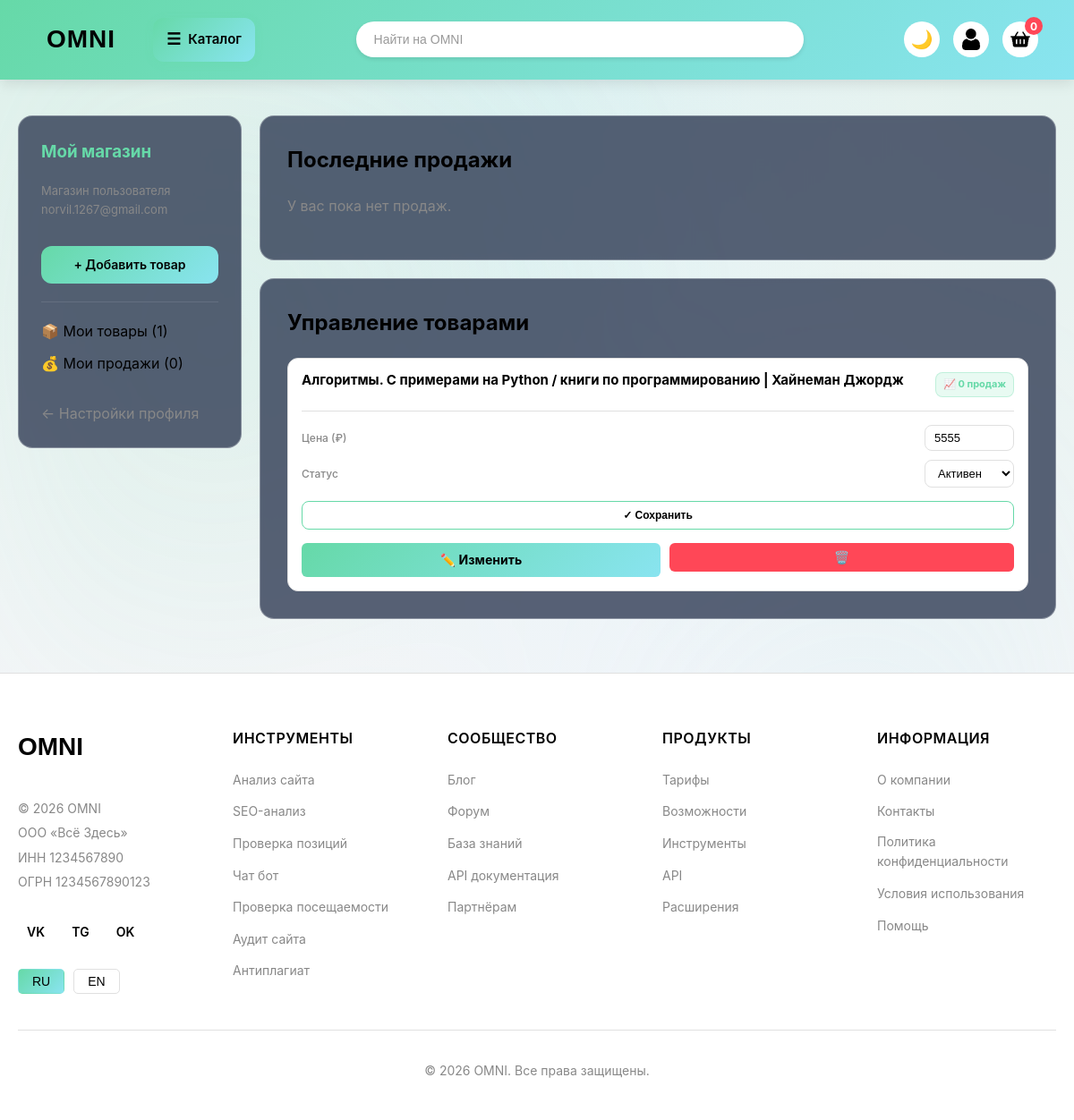
/dashboard/ (signed in), run on the app's committed database.
### main/models.py (models this page shows, shortened)
class Users(AbstractBaseUser, PermissionsMixin):
    ROLE_CHOICES = (
        ('buyer', 'Покупатель'),
        ('seller', 'Продавец'),
        ('admin', 'Админ'),
    )
    id = models.AutoField(primary_key=True, editable=False)
    email = models.EmailField("Email", unique=True)
    role = models.CharField("Роль", max_length=20, choices=ROLE_CHOICES, default='buyer')
    is_active = models.BooleanField("Активен", default=True)
    is_staff = models.BooleanField("Доступ в админку", default=False)
    phone_number = models.CharField("Телефон", max_length=20, null=True, blank=True)
    objects = CustomUserManagers()
    USERNAME_FIELD = 'email' # Логинимся по email
    REQUIRED_FIELDS = []     # Дополнительных обязательных полей при создании нет
    class Meta:
        verbose_name = "Пользователь"
        verbose_name_plural = "Пользователи"

class StoreProfiles(models.Model):
    user = models.OneToOneField(
        settings.AUTH_USER_MODEL,
        on_delete=models.CASCADE,
        primary_key=True,
        related_name='store_profile',
        verbose_name="Пользователь (Продавец)"
    )
    company_name = models.CharField("Название компании", max_length=255) # NN (Not Null)
    description = models.TextField("Описание", null=True, blank=True)
    logo = models.ImageField("Логотип", upload_to='store_logos/', null=True, blank=True)
    address = models.TextField("Юридический адрес", null=True, blank=True)
    is_verified = models.BooleanField("Верифицирован", default=False)
    created_at = models.DateTimeField("Дата создания", auto_now_add=True)
    class Meta:
        verbose_name = "Профиль магазина"
        verbose_name_plural = "Профили магазинов"

class Products(models.Model):
    STATUS_CHOICES = (
        ('draft', 'Черновик'),
        ('active', 'Активен'),
        ('archived', 'В архиве'),
    )
    status = models.CharField("Статус", max_length=20, help_text="Управляет видимостью товара на сайте. " \
    "Черновик(draft) - не показывается, Активен(active) - показывается, " \
    "В архиве(archived) - не показывается и не участвует в поиске.",
    choices=STATUS_CHOICES, default='draft')
    id = models.AutoField(primary_key=True)
    seller = models.ForeignKey(settings.AUTH_USER_MODEL, on_delete=models.CASCADE, verbose_name="Продавец", related_name="products", null=True)
    name = models.CharField("Название", max_length=200)
    category = models.ForeignKey(Categories,
        on_delete=models.CASCADE,
        verbose_name= "Категория",
        related_name="products")
    brand = models.ForeignKey(Brands,
        on_delete=models.CASCADE,
        verbose_name="Бренд")
    description = models.TextField("Описание", blank=True)
    created_at = models.DateTimeField("Дата создания", auto_now_add=True)
    updated_at = models.DateTimeField("Дата обновления",auto_now=True)
    slug = models.SlugField("Слаг", max_length=200, unique=True, null=True, blank=True, help_text="Заполняется автоматически!")
    views_count = models.PositiveIntegerField("Просмотры", default=0)
    sales_count = models.PositiveIntegerField("Продажи", default=0)
    class Meta:
        verbose_name = "Продукт"
        verbose_name_plural = "Продукты"

class Product_variants(models.Model):
    id = models.AutoField(primary_key=True)
    product = models.ForeignKey(
        Products,
        on_delete=models.CASCADE, verbose_name="Продукт"
    )
    price = models.DecimalField("Цена",
        max_digits=19, decimal_places=4, validators=[MinValueValidator(Decimal('0.00'))])
    version = models.IntegerField("Версия изменений",default=1)
    sku = models.CharField("Артикул", unique=True, blank=True, help_text="Уникальный идентификатор варианта товара. Заполняется автоматически при сохранении.")
    created_at = models.DateTimeField("Дата создания",
        auto_now_add=True)
    updated_at = models.DateTimeField("Дата обновления",
        auto_now=True)
    class Meta:
        verbose_name = "Вариант продукта"
        verbose_name_plural = "Варианты продуктов"

### main/views.py (the view)
# urls.py: path('dashboard/', views.seller_dashboard, name='seller_dashboard'),
@login_required
def seller_dashboard(request):
    if request.user.role != 'seller':
        return redirect('profile')
    my_products = Products.objects.filter(seller=request.user).order_by('-created_at')
    my_sales = OrderItems.objects.filter(seller=request.user).order_by('-order__created_at')
    context = {
        'products': my_products,
        'sales': my_sales,
    }
    return render(request, 'account/seller_dashboard.html', context)

### main/templates/account/seller_dashboard.html (shortened to what this page needs)
{% extends "base.html" %}
{% block content %}
<div class="container dashboard-container">
    <div class="glass-panel dashboard-sidebar">
        <h3>Мой магазин</h3>
        <p class="store-name">
            {{ user.store_profile.company_name|default:"Название не указано" }}
        </p>
        <div class="dashboard-menu">
            <a href="{% url 'add_product' %}" class="auth-button btn-glow" style="text-align: center; padding: 10px; font-size: 14px;">
                + Добавить товар
            </a>
            <hr>
            <a href="#">📦 Мои товары ({{ products.count }})</a>
            <a href="#">💰 Мои продажи ({{ sales.count }})</a>
            <a href="{% url 'profile' %}" class="back-link">← Настройки профиля</a>
        </div>
    </div>
    <div class="dashboard-content">
        <div class="glass-panel dashboard-panel">
            <h2>Последние продажи</h2>
            {% if sales %}
            <div class="dashboard-table-wrapper">
                <table class="dashboard-table">
                    <thead>
                        <tr>
                            <th>Товар</th>
                            <th>Кол-во</th>
                            <th>Цена за шт.</th>
                            <th>Итого</th>
                        </tr>
                    </thead>
                    <tbody>
                        {% for sale in sales %}
                        <tr>
                            <td>{{ sale.product_variant.product.name }}</td>
                            <td>{{ sale.quantity }} шт.</td>
                            <td>{{ sale.price_per_unit }} ₽</td>
                            <td class="total-price">{{ sale.total_price }} ₽</td>
                        </tr>
                        {% endfor %}
                    </tbody>
                </table>
            </div>
            {% else %}
                <p class="empty-state">У вас пока нет продаж.</p>
            {% endif %}
        </div>
        <div class="glass-panel dashboard-panel">
            <h2>Управление товарами</h2>
            {% if products %}
                    {% for p in products %}
                    <div class="dashboard-card">
                        <div class="dashboard-card-header">
                            <h4 class="dashboard-card-title">{{ p.name }}</h4>
                            <span class="sales-badge">📈 {{ p.sales_count|default:"0" }} продаж</span>
                        </div>
                        <form action="{% url 'quick_update_product' p.id %}" method="POST" class="quick-edit-form">
                            <div class="quick-edit-row">
                                <label class="quick-edit-label">Цена (₽)</label>
                                <input type="number" name="price" value="{{ p.product_variants_set.first.price|floatformat:0 }}" class="quick-edit-input">
                            </div>
                            <div class="quick-edit-row">
                                <label class="quick-edit-label">Статус</label>
                                <select name="status" class="quick-edit-input">
                                    <option value="active" {% if p.status == 'active' %}selected{% endif %}>Активен</option>
                                </select>
                            </div>
                            <button type="submit" class="quick-save-btn">✓ Сохранить</button>
                        </form>
                        <div class="dashboard-card-actions">
                            <a href="{% url 'edit_product' p.id %}" class="action-btn btn-edit" title="Детальное редактирование">✏️ Изменить</a>
                            <form action="{% url 'delete_product' p.id %}" method="POST" class="delete-form" onsubmit="return confirm('Точно удалить этот товар?');">
                                <button type="submit" class="action-btn btn-delete" title="Удалить товар">🗑️</button>
                            </form>
                        </div>
                    </div>
                    {% endfor %}
                </div>
            {% else %}
                <p class="empty-state">Вы еще не добавили ни одного товара.</p>
            {% endif %}
        </div>
    </div>
</div>
{% endblock %}

### data on the page
Users: store_profile.company_name "Магазин пользователя norvil.1267@gmail.com"
Products: name "Алгоритмы. С примерами на Python / книги по программированию | Хайнеман Джордж", sales_count "0", price "5555", status "Активен"

### other printed values
{{ products.count }} "1"
{{ sales.count }} "0"
